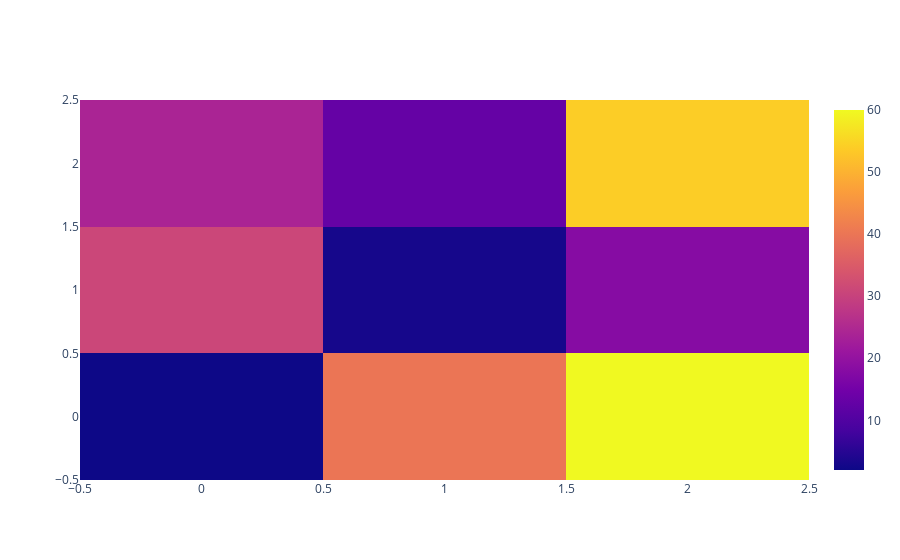

Notebook source saved alongside this figure:
### Code cell
trace = go.Heatmap(z = [[2, 40, 60],
                        [31, 3, 18],
                        [24, 13, 54]
                       ])  # default value of x is being used i.e. 0, 1, 2
data = [trace]
offline.iplot(data)

### Figure 1 — Plotly figure (JSON) as saved in the notebook; plotly's stock layout.template omitted (floating-point values rounded to 4 significant figures)
{"data": [{"type": "heatmap", "z": [[2, 40, 60], [31, 3, 18], [24, 13, 54]]}], "layout": {"autosize": true, "xaxis": {"autorange": true, "range": [-0.5, 2.5]}, "yaxis": {"autorange": true, "range": [-0.5, 2.5]}}}
